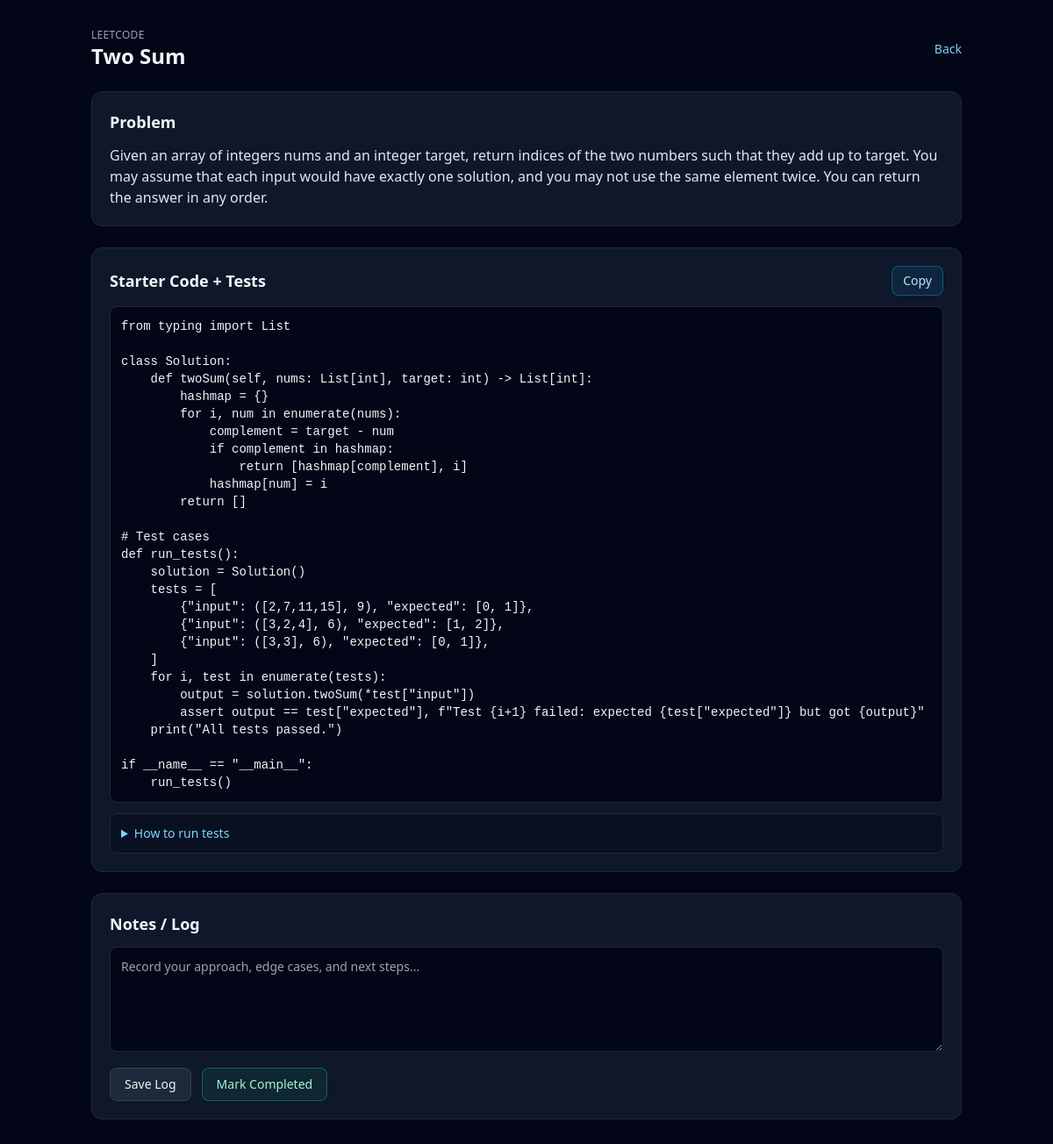
Screenshot of /tasks/15 with the database file from the repository.
### app/models/task.py (models this page shows)
class TodayTask(Base):
    __tablename__ = "today_tasks"
    id = Column(Integer, primary_key=True, index=True)
    date = Column(Date, default=date.today, index=True)
    module_id = Column(String, nullable=False, index=True)
    name = Column(String, nullable=False)
    group = Column(String, nullable=False)
    task_type = Column(String, nullable=False, default="todo")
    problem_text = Column(Text, nullable=True)
    code_template = Column(Text, nullable=True)
    log = Column(Text, nullable=True)
    url = Column(String, nullable=True)
    extra = Column(JSON, nullable=True)

### app/api/tasks.py (the view)
@router.get("/tasks/{task_id}", response_class=HTMLResponse)
def task_detail(request: Request, task_id: int, db: Session = Depends(get_db)):
    task = db.query(TodayTask).filter(TodayTask.id == task_id).first()
    source = "today"
    if not task:
        task = db.query(TaskHistory).filter(TaskHistory.id == task_id).first()
        source = "history"
    if not task:
        raise HTTPException(status_code=404, detail="Task not found")
    template_name = "tasks/coding_detail.html" if task.task_type == "coding" else "tasks/todo_detail.html"
    return templates.TemplateResponse(
        template_name,
        {
            "request": request,
            "task": task,
            "module_id": task.module_id,
            "title": task.name,
            "problem_text": task.problem_text,
            "code_template": task.code_template,
            "log": task.log,
            "source": source,
        },
    )

### app/templates/tasks/coding_detail.html (shortened to what this page needs)
<!DOCTYPE html>
<html lang="en">
<head>
  <link rel="stylesheet" href="https://cdnjs.cloudflare.com/ajax/libs/highlight.js/11.9.0/styles/github-dark.min.css">
  <script src="https://cdn.tailwindcss.com"></script>
</head>
<body class="bg-slate-950 text-slate-100 min-h-screen">
  <div class="max-w-5xl mx-auto px-4 py-8 space-y-6">
    <header class="flex items-center justify-between gap-3">
      <div>
        <p class="text-xs text-slate-400 uppercase tracking-wide">{{ module_id }}</p>
        <h1 class="text-2xl font-bold">{{ title }}</h1>
      </div>
      <a href="/" class="text-sm text-sky-300">Back</a>
    </header>
    <section class="bg-slate-900 border border-slate-800 rounded-xl p-5 space-y-3">
      <h2 class="text-lg font-semibold">Problem</h2>
      <p class="text-slate-200 whitespace-pre-line">{{ problem_text or 'No description provided.' }}</p>
    </section>
    <section class="bg-slate-900 border border-slate-800 rounded-xl p-5 space-y-3">
      <div class="flex items-center justify-between">
        <h2 class="text-lg font-semibold">Starter Code + Tests</h2>
        <button
          class="px-3 py-1.5 text-sm bg-sky-500/10 border border-sky-500/40 rounded-lg text-sky-200"
          onclick="copyCode()">Copy</button>
      </div>
      <div class="overflow-auto">
        <pre class="rounded-lg bg-slate-950 border border-slate-800 p-3 text-sm"><code class="language-python" id="code-block">{{ code_template or '# No template provided' | e }}</code></pre>
      </div>
      <details class="bg-slate-950/40 border border-slate-800 rounded-lg p-3 text-sm text-slate-200">
        <summary class="cursor-pointer text-sky-300">How to run tests</summary>
      </details>
    </section>
    <section class="bg-slate-900 border border-slate-800 rounded-xl p-5 space-y-3">
      <h2 class="text-lg font-semibold">Notes / Log</h2>
      <form class="space-y-3" id="log-form">
        <textarea name="log" id="log" class="w-full min-h-[120px] bg-slate-950 border border-slate-800 rounded-lg p-3 text-sm"
          placeholder="Record your approach, edge cases, and next steps...">{{ log or '' }}</textarea>
        <div class="flex items-center gap-3">
          <button type="button" onclick="saveLog()" class="px-4 py-2 bg-slate-800 border border-slate-700 rounded-lg text-sm">Save Log</button>
          <button type="button" onclick="completeTask()" class="px-4 py-2 bg-emerald-500/10 border border-emerald-500/40 text-emerald-200 rounded-lg text-sm">Mark Completed</button>
        </div>
      </form>
    </section>
  </div>
</body>
</html>

### rows the page displays
TodayTask: module "LEETCODE", name "Two Sum", problem_text "Given an array of integers nums and an integer target, return indices of the two numbers such that they add up to target. You may assume that each input would have exactly one solution, and you may not use the same element twice. You can return the answer in any order.", code_template "from typing import List class Solution: def twoSum(self, nums: List[int], target: int) -> List[int]: hashmap = {} for i, num in enumerate(nums): complement = target - num if complement in hashmap: return [hashmap[complement], i] hashmap[num] = i return [] # Test cases def run_tests(): solution = Solution() tests = [ {\"input\": ([2,7,11,15], 9), \"expected\": [0, 1]}, {\"input\": ([3,2,4], 6), \"expected\": [1, 2]}, {\"input\": ([3,3], 6), \"expected\": [0, 1]}, ] for i, test in enumerate(tests): output = solution.twoSum(*test[\"input\"]) assert output == test[\"expected\"], f\"Test {i+1} failed: expected {test[\"expected\"]} but got {output}\" print(\"All tests passed.\") if __name__ == \"__main__\": run_tests()"
